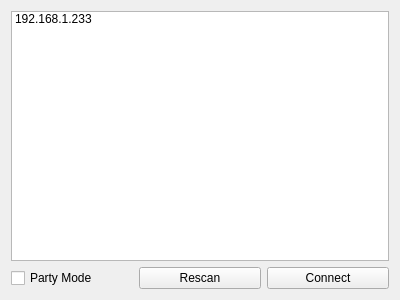
<?xml version="1.0" encoding="UTF-8"?>
<ui version="4.0">
 <class>sonosConnect</class>
 <widget class="QWidget" name="sonosConnect">
  <property name="geometry">
   <rect>
    <x>0</x>
    <y>0</y>
    <width>400</width>
    <height>300</height>
   </rect>
  </property>
  <property name="windowTitle">
   <string>Sonos Picker</string>
  </property>
  <layout class="QGridLayout" name="gridLayout">
   <item row="0" column="0" colspan="3">
    <widget class="QListWidget" name="connectList">
     <item>
      <property name="text">
       <string>192.168.1.233</string>
      </property>
     </item>
    </widget>
   </item>
   <item row="2" column="0">
    <widget class="QCheckBox" name="checkBox">
     <property name="text">
      <string>Party Mode</string>
     </property>
    </widget>
   </item>
   <item row="2" column="2">
    <widget class="QPushButton" name="connectButton">
     <property name="text">
      <string>Connect</string>
     </property>
    </widget>
   </item>
   <item row="2" column="1">
    <widget class="QPushButton" name="rescanButton">
     <property name="text">
      <string>Rescan</string>
     </property>
    </widget>
   </item>
  </layout>
 </widget>
 <resources/>
 <connections/>
</ui>
